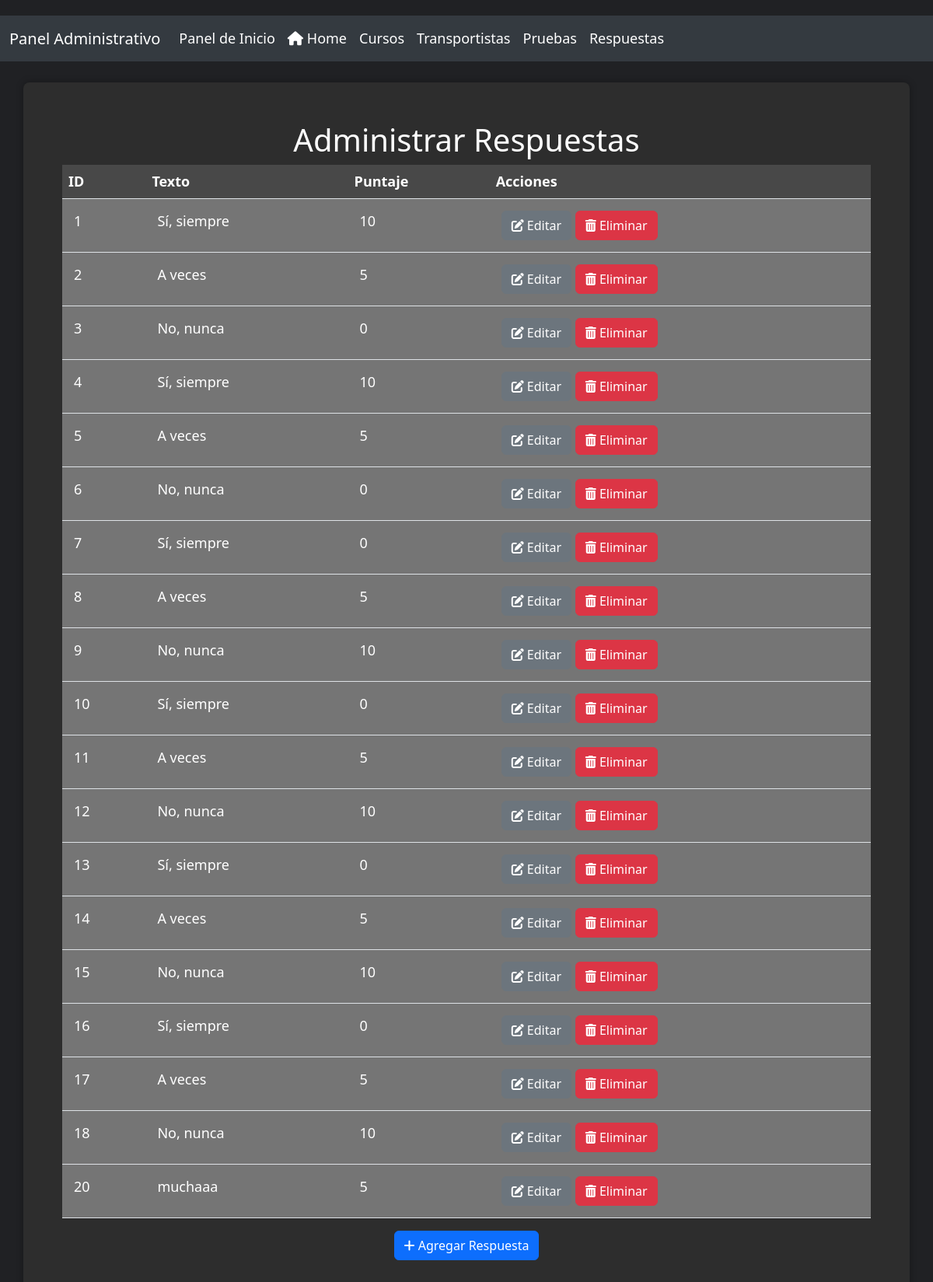
/admin/admin_respuestas.php (signed in), run on the app's committed database.
### tables this page shows
CREATE TABLE `respuestas`  (
  `ID` int(11) NOT NULL AUTO_INCREMENT,
  `IDPregunta` int(11) NOT NULL,
  `Texto` varchar(255) NOT NULL,
  `Puntaje` int(11) NOT NULL,
  PRIMARY KEY (`ID`) USING BTREE,
  INDEX `fk_pregunta`(`IDPregunta`) USING BTREE,
  CONSTRAINT `fk_pregunta` FOREIGN KEY (`IDPregunta`) REFERENCES `preguntasmental` (`ID`) ON DELETE RESTRICT ON UPDATE RESTRICT
);

### admin/admin_respuestas.php (the view, shortened to what this page needs)
<?php
require_once '../Conexion/conectar.php';
$sql = "SELECT r.ID, r.Texto, r.Puntaje, p.IDPrueba
        FROM respuestas r
        JOIN preguntasmental p ON r.IDPregunta = p.ID
        ORDER BY p.IDPrueba, r.IDPregunta, r.ID";
$result = $cn->query($sql);
?>
<!DOCTYPE html>
<html lang="en">
<head>
    <link href="https://cdnjs.cloudflare.com/ajax/libs/font-awesome/6.0.0-beta3/css/all.min.css" rel="stylesheet">
    <link href="https://cdn.jsdelivr.net/npm/bootstrap@5.3.0/dist/css/bootstrap.min.css" rel="stylesheet">
    <link rel="stylesheet" href="admin/styles/styles.css">
</head>
<body>
    <nav class="navbar navbar-expand-lg navbar-dark">
        <div class="container-fluid">
            <a class="navbar-brand" href="#">Panel Administrativo</a>
            <div class="collapse navbar-collapse" id="navbarNav">
                <ul class="navbar-nav">
                    <li class="nav-item">
                        <a class="nav-link" href="../admin.php">Panel de Inicio</a>
                    </li>
                    <li class="nav-item">
                        <a class="nav-link" href="../home.php"><i class="fas fa-home"></i> Home</a>
                    </li>
                    <li class="nav-item">
                        <a class="nav-link" href="admin_cursos.php">Cursos</a>
                    </li>
                    <li class="nav-item">
                        <a class="nav-link" href="admin_transportistas.php">Transportistas</a>
                    </li>
                    <li class="nav-item">
                        <a class="nav-link" href="admin_pruebas.php">Pruebas</a>
                    </li>
                    <li class="nav-item">
                        <a class="nav-link" href="admin_respuestas.php">Respuestas</a>
                    </li>
                </ul>
            </div>
        </div>
    </nav>
    <br>
    <div class="container">
        <h1>Administrar Respuestas</h1>
        <?php if ($result->num_rows > 0) : ?>
            <table class="table">
                <thead>
                    <tr>
                        <th>ID</th>
                        <th>Texto</th>
                        <th>Puntaje</th>
                        <th>Acciones</th>
                    </tr>
                </thead>
                <tbody>
                    <?php while ($row = $result->fetch_assoc()) : ?>
                        <tr>
                            <td><?php echo $row['ID']; ?></td>
                            <td><?php echo $row['Texto']; ?></td>
                            <td><?php echo $row['Puntaje']; ?></td>
                            <td>
                                <a href="edit_respuesta.php?id=<?php echo $row['ID']; ?>" class="btn btn-secondary"><i class="fas fa-edit"></i> Editar</a>
                                <button class="btn btn-danger" onclick="confirmarEliminacion(<?php echo $row['ID']; ?>)"><i class="fas fa-trash-alt"></i> Eliminar</button>
                            </td>
                        </tr>
                    <?php endwhile; ?>
                </tbody>
            </table>
        <?php else : ?>
            <p>No hay respuestas para mostrar.</p>
        <?php endif; ?>
        <a href="create_respuesta.php" class="btn btn-primary"><i class="fas fa-plus"></i> Agregar Respuesta</a>
    </div>
</body>
</html>

### admin/styles/styles.css (style rules this page uses)
body { background-color: #1e1e2d; color: #ffffff; font-size: 18px; }
.navbar { background-color: #2c2c38; }
.navbar-brand, .nav-link { color: #ffffff; }
.container { display: flex; justify-content: center; align-items: center; flex-direction: column; min-height: 70vh; }
a { color: inherit; text-decoration: none; }

### admin/admin_respuestas.php (style rules this page uses)
body { background-color: #202124; color: #ffffff; padding-top: 20px; padding-bottom: 20px; }
.navbar { background-color: #343a40 !important; }
.container { background-color: #2d2d2d; border-radius: 8px; padding: 50px; box-shadow: 0px 0px 10px rgba(0, 0, 0, 0.3); }
.table { background-color: #373737; color: #ffffff; }
.table th { background-color: #484848; color: #ffffff; }
.table td { padding: 15px; background-color: #757575; color: #ffffff; }
.table thead { background-color: #343a40; }

### data on the page
respuestas: ID "1", Texto "Sí, siempre", Puntaje "10"
respuestas: ID "2", Texto "A veces", Puntaje "5"
respuestas: ID "3", Texto "No, nunca", Puntaje "0"
respuestas: ID "4", Texto "Sí, siempre", Puntaje "10"
respuestas: ID "5", Texto "A veces", Puntaje "5"
respuestas: ID "6", Texto "No, nunca", Puntaje "0"
respuestas: ID "7", Texto "Sí, siempre", Puntaje "0"
respuestas: ID "8", Texto "A veces", Puntaje "5"
respuestas: ID "9", Texto "No, nunca", Puntaje "10"
respuestas: ID "10", Texto "Sí, siempre", Puntaje "0"
respuestas: ID "11", Texto "A veces", Puntaje "5"
respuestas: ID "12", Texto "No, nunca", Puntaje "10"
respuestas: ID "13", Texto "Sí, siempre", Puntaje "0"
respuestas: ID "14", Texto "A veces", Puntaje "5"
respuestas: ID "15", Texto "No, nunca", Puntaje "10"
respuestas: ID "16", Texto "Sí, siempre", Puntaje "0"
respuestas: ID "17", Texto "A veces", Puntaje "5"
respuestas: ID "18", Texto "No, nunca", Puntaje "10"
respuestas: ID "20", Texto "muchaaa", Puntaje "5"
